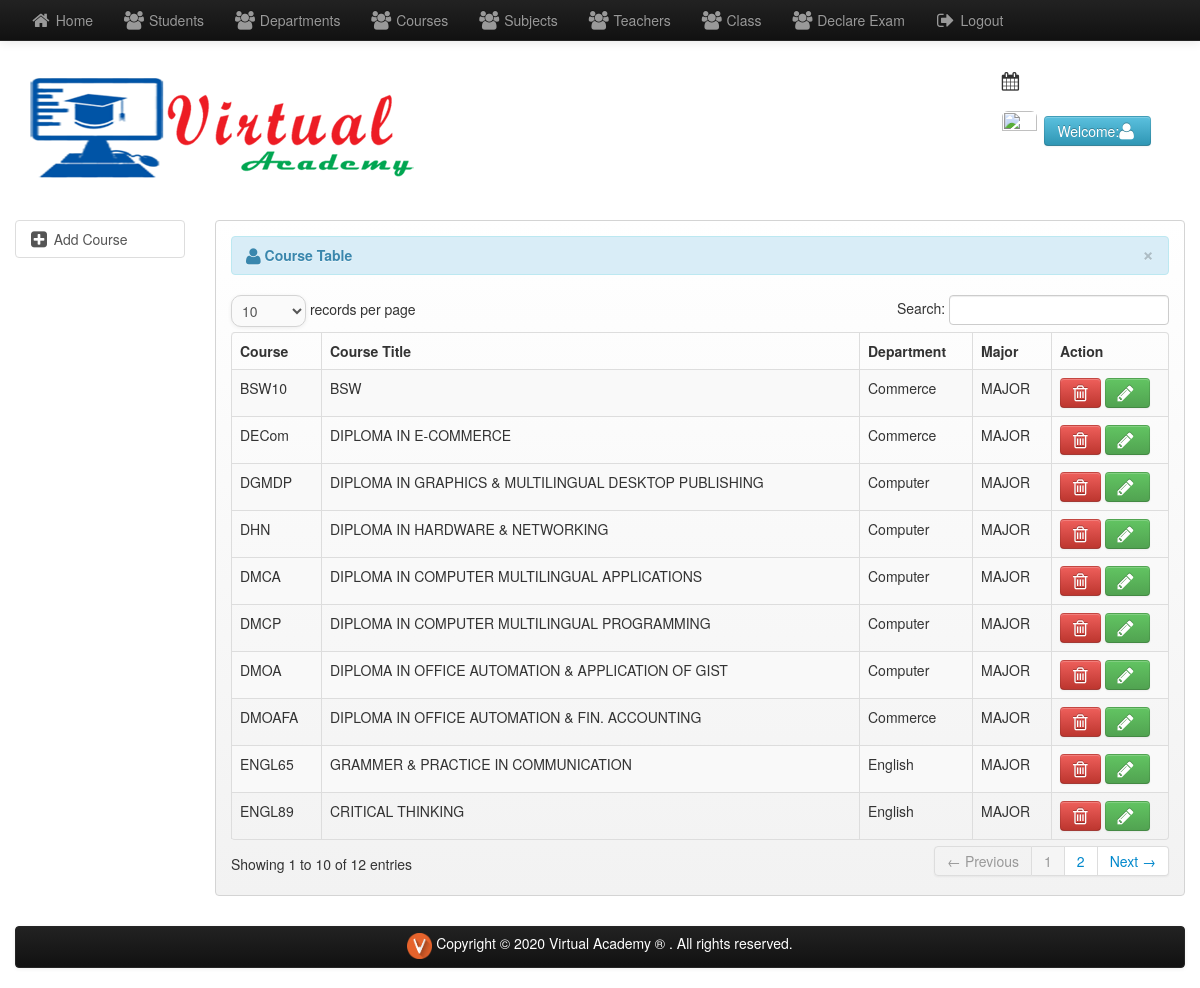
The app's page /myproject/admin/course.php (signed in) with its own data.
### tables this page shows
CREATE TABLE IF NOT EXISTS `tbl_course` (
  `course_id` varchar(100) NOT NULL,
  `course_title` varchar(150) NOT NULL,
  `dept_id` int(100) NOT NULL,
  `major` varchar(100) NOT NULL,
  `fee_structure` int(10) NOT NULL,
  `course_duration` varchar(150) NOT NULL,
  PRIMARY KEY (`course_id`)
);

CREATE TABLE IF NOT EXISTS `tbl_department` (
  `dept_id` int(11) NOT NULL AUTO_INCREMENT,
  `inCharge` varchar(100) NOT NULL,
  `title` varchar(100) NOT NULL,
  `dept_name` varchar(100) NOT NULL,
  PRIMARY KEY (`dept_id`)
);

### myproject/admin/course.php (the view, shortened to what this page needs)
<?php include('header.php'); ?>
<body>
    <div class="row-fluid">
        <div class="span12">
            <?php include('navbar.php'); ?>
            <div class="container">
                <div class="row-fluid">
                    <div class="span2">
                        <ul class="nav nav-tabs nav-stacked">
                            <li class="active">
                                <a  href="add_course.php"><i class="icon-plus-sign-alt icon-large"></i>&nbsp;Add Course</a>
                            </li>
                        </ul>
                    </div>
                    <div class="span10">
                        <div class="hero-unit-3">
                            <table cellpadding="0" cellspacing="0" border="0" class="table table-striped table-bordered" id="example">
                                <div class="alert alert-info">
                                    <button type="button" class="close" data-dismiss="alert">&times;</button>
                                    <strong><i class="icon-user icon-large"></i>&nbsp;Course Table</strong>
                                </div>
                                <thead>
                                    <tr>
                                        <th>Course</th>
										<th>Course Title</th>
                                        <th>Department</th>
                                        <th>Major</th>
                                        <th>Action</th>
                                    </tr>
                                </thead>
                                <tbody>
                                    <?php
                                    $query = mysql_query("select * from tbl_course") or die(mysql_error());
                                    while ($row = mysql_fetch_array($query)) {
                                        $course_id = $row['course_id'];
                                        ?>
                                        <tr class="odd gradeX">
                                    <td><?php echo $row['course_id']; ?></td>
									<td><?php echo $row['course_title']; ?></td>
                                    <td><?php
									$did= $row['dept_id'];
									$array = mysql_query("select dept_name from tbl_department where dept_id = '$did'") or die(mysql_error());
									while($r=mysql_fetch_array($array))
									{
										echo $r['dept_name'];
									}
									?></td>
                                    <td><?php echo $row['major']; ?></td>
                                    <td width="100">
                                        <a rel="tooltip"  title="Delete Course" id="d<?php echo $course_id; ?>" href="#course_id<?php echo $course_id; ?>" role="button"  data-toggle="modal" class="btn btn-danger"><i class="icon-trash icon-large"></i></a>
										<a rel="tooltip"  title="Edit Course" id="e<?php echo $course_id; ?>" href="edit_course.php<?php echo '?id='.$course_id; ?>" class="btn btn-success"><i class="icon-pencil icon-large"></i>&nbsp;</a>
                                    </td>
                                    </tr>
                                <?php } ?>
                                </tbody>
                            </table>
                        </div>
                    </div>
                </div>
                <?php include('footer.php'); ?>
            </div>
        </div>
</body>
</html>

### records on screen
tbl_course: course_id "DMCA", course_title "DIPLOMA IN COMPUTER MULTILINGUAL APPLICATIONS", major "MAJOR"
tbl_department: dept_name "Computer"
tbl_course: course_id "DGMDP", course_title "DIPLOMA IN GRAPHICS & MULTILINGUAL DESKTOP PUBLISHING", major "MAJOR"
tbl_course: course_id "DMOA", course_title "DIPLOMA IN OFFICE AUTOMATION & APPLICATION OF GIST", major "MAJOR"
tbl_course: course_id "DMCP", course_title "DIPLOMA IN COMPUTER MULTILINGUAL PROGRAMMING", major "MAJOR"
tbl_course: course_id "DHN", course_title "DIPLOMA IN HARDWARE & NETWORKING", major "MAJOR"
tbl_course: course_id "DECom", course_title "DIPLOMA IN E-COMMERCE", major "MAJOR"
tbl_department: dept_name "Commerce"
tbl_course: course_id "DMOAFA", course_title "DIPLOMA IN OFFICE AUTOMATION & FIN. ACCOUNTING", major "MAJOR"
tbl_course: course_id "BSW10", course_title "BSW", major "MAJOR"
tbl_course: course_id "ENGL89", course_title "CRITICAL THINKING", major "MAJOR"
tbl_department: dept_name "English"
tbl_course: course_id "ENGL65", course_title "GRAMMER & PRACTICE IN COMMUNICATION", major "MAJOR"
